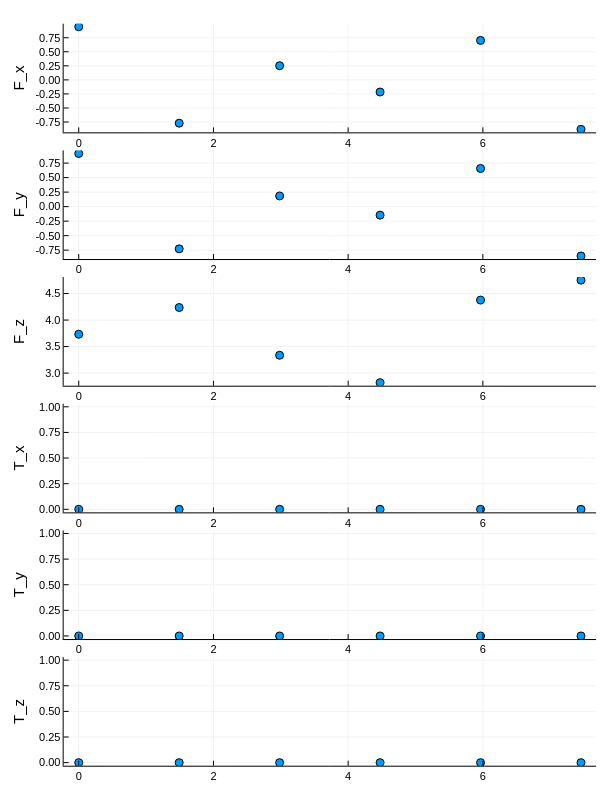

The notebook cell this image was saved under:
### Code cell
t = ptr.solution.t
const1 = ptr.constraint[1]

# Create a 10-row layout (only 8 used)
plt = plot(layout = (6, 1), size=(600, 800))  # figsize in pixels

input_name_list = ["F_x","F_y","F_z","T_x","T_y","T_z"]

for idx = 1:6
    # 1. Thrust
    plot!(plt[idx], t, ptr.solution.u[idx,:], seriestype=:scatter, label="", marker=:circle)
    # plot!(plt[idx], t, const1.Fmax .* ones(length(t)), linestyle=:dash, color=:red, label="")
    # plot!(plt[idx], t, const1.Fmin .* ones(length(t)), linestyle=:dash, color=:red, label="")
    ylabel!(plt[idx], input_name_list[idx])
end

display(plt)

### Figure 1 — Plotly figure (JSON) as saved in the notebook; plotly's stock layout.template omitted (floating-point values rounded to 4 significant figures)
{"data": [{"colorbar": {"len": 0.1429, "title": "", "x": 0.9934, "y": 0.9236}, "legendgroup": "", "marker": {"color": "rgba(0, 154, 250, 1.000)", "line": {"color": "rgba(0, 0, 0, 1.000)", "width": 1}, "size": 8, "symbol": "circle"}, "mode": "markers", "name": "", "showlegend": false, "type": "scatter", "x": [0, 1.491, 2.983, 4.474, 5.966, 7.457], "xaxis": "x1", "y": [0.9444, -0.7711, 0.2517, -0.2157, 0.7027, -0.8795], "yaxis": "y1"}, {"colorbar": {"len": 0.1429, "title": "", "x": 0.9934, "y": 0.7569}, "legendgroup": "", "marker": {"color": "rgba(0, 154, 250, 1.000)", "line": {"color": "rgba(0, 0, 0, 1.000)", "width": 1}, "size": 8, "symbol": "circle"}, "mode": "markers", "name": "", "showlegend": false, "type": "scatter", "x": [0, 1.491, 2.983, 4.474, 5.966, 7.457], "xaxis": "x2", "y": [0.9156, -0.7274, 0.184, -0.1466, 0.6572, -0.85], "yaxis": "y2"}, {"colorbar": {"len": 0.1429, "title": "", "x": 0.9934, "y": 0.5903}, "legendgroup": "", "marker": {"color": "rgba(0, 154, 250, 1.000)", "line": {"color": "rgba(0, 0, 0, 1.000)", "width": 1}, "size": 8, "symbol": "circle"}, "mode": "markers", "name": "", "showlegend": false, "type": "scatter", "x": [0, 1.491, 2.983, 4.474, 5.966, 7.457], "xaxis": "x3", "y": [3.733, 4.236, 3.337, 2.821, 4.377, 4.752], "yaxis": "y3"}, {"colorbar": {"len": 0.1429, "title": "", "x": 0.9934, "y": 0.4236}, "legendgroup": "", "marker": {"color": "rgba(0, 154, 250, 1.000)", "line": {"color": "rgba(0, 0, 0, 1.000)", "width": 1}, "size": 8, "symbol": "circle"}, "mode": "markers", "name": "", "showlegend": false, "type": "scatter", "x": [0, 1.491, 2.983, 4.474, 5.966, 7.457], "xaxis": "x4", "y": [0, 0, 0, 0, 0, 0], "yaxis": "y4"}, {"colorbar": {"len": 0.1429, "title": "", "x": 0.9934, "y": 0.2569}, "legendgroup": "", "marker": {"color": "rgba(0, 154, 250, 1.000)", "line": {"color": "rgba(0, 0, 0, 1.000)", "width": 1}, "size": 8, "symbol": "circle"}, "mode": "markers", "name": "", "showlegend": false, "type": "scatter", "x": [0, 1.491, 2.983, 4.474, 5.966, 7.457], "xaxis": "x5", "y": [0, 0, 0, 0, 0, 0], "yaxis": "y5"}, {"colorbar": {"len": 0.1429, "title": "", "x": 0.9934, "y": 0.09028}, "legendgroup": "", "marker": {"color": "rgba(0, 154, 250, 1.000)", "line": {"color": "rgba(0, 0, 0, 1.000)", "width": 1}, "size": 8, "symbol": "circle"}, "mode": "markers", "name": "", "showlegend": false, "type": "scatter", "x": [0, 1.491, 2.983, 4.474, 5.966, 7.457], "xaxis": "x6", "y": [0, 0, 0, 0, 0, 0], "yaxis": "y6"}], "layout": {"annotations": [], "height": 800, "legend": {"bgcolor": "rgba(255, 255, 255, 1.000)", "bordercolor": "rgba(0, 0, 0, 1.000)", "borderwidth": 1, "font": {"color": "rgba(0, 0, 0, 1.000)", "family": "sans-serif", "size": 11}, "title": {"font": {"color": "rgba(0, 0, 0, 1.000)", "family": "sans-serif", "size": 15}, "text": ""}, "tracegroupgap": 0, "traceorder": "normal", "x": 1, "xanchor": "auto", "y": 1, "yanchor": "auto"}, "margin": {"b": 20, "l": 0, "r": 0, "t": 20}, "paper_bgcolor": "rgba(255, 255, 255, 1.000)", "plot_bgcolor": "rgba(255, 255, 255, 1.000)", "showlegend": true, "width": 600, "xaxis1": {"anchor": "y1", "domain": [0.1061, 0.9934], "gridcolor": "rgba(0, 0, 0, 0.100)", "gridwidth": 0.5, "linecolor": "rgba(0, 0, 0, 1.000)", "mirror": false, "range": [-0.2237, 7.681], "showgrid": true, "showline": true, "showticklabels": true, "tickangle": 0, "tickcolor": "rgb(0, 0, 0)", "tickfont": {"color": "rgba(0, 0, 0, 1.000)", "family": "sans-serif", "size": 11}, "tickmode": "array", "ticks": "inside", "ticktext": ["0", "2", "4", "6"], "tickvals": [0, 2, 4, 6], "title": "", "titlefont": {"color": "rgba(0, 0, 0, 1.000)", "family": "sans-serif", "size": 15}, "type": "-", "visible": true, "zeroline": false, "zerolinecolor": "rgba(0, 0, 0, 1.000)"}, "xaxis2": {"anchor": "y2", "domain": [0.1061, 0.9934], "gridcolor": "rgba(0, 0, 0, 0.100)", "gridwidth": 0.5, "linecolor": "rgba(0, 0, 0, 1.000)", "mirror": false, "range": [-0.2237, 7.681], "showgrid": true, "showline": true, "showticklabels": true, "tickangle": 0, "tickcolor": "rgb(0, 0, 0)", "tickfont": {"color": "rgba(0, 0, 0, 1.000)", "family": "sans-serif", "size": 11}, "tickmode": "array", "ticks": "inside", "ticktext": ["0", "2", "4", "6"], "tickvals": [0, 2, 4, 6], "title": "", "titlefont": {"color": "rgba(0, 0, 0, 1.000)", "family": "sans-serif", "size": 15}, "type": "-", "visible": true, "zeroline": false, "zerolinecolor": "rgba(0, 0, 0, 1.000)"}, "xaxis3": {"anchor": "y3", "domain": [0.1061, 0.9934], "gridcolor": "rgba(0, 0, 0, 0.100)", "gridwidth": 0.5, "linecolor": "rgba(0, 0, 0, 1.000)", "mirror": false, "range": [-0.2237, 7.681], "showgrid": true, "showline": true, "showticklabels": true, "tickangle": 0, "tickcolor": "rgb(0, 0, 0)", "tickfont": {"color": "rgba(0, 0, 0, 1.000)", "family": "sans-serif", "size": 11}, "tickmode": "array", "ticks": "inside", "ticktext": ["0", "2", "4", "6"], "tickvals": [0, 2, 4, 6], "title": "", "titlefont": {"color": "rgba(0, 0, 0, 1.000)", "family": "sans-serif", "size": 15}, "type": "-", "visible": true, "zeroline": false, "zerolinecolor": "rgba(0, 0, 0, 1.000)"}, "xaxis4": {"anchor": "y4", "domain": [0.1061, 0.9934], "gridcolor": "rgba(0, 0, 0, 0.100)", "gridwidth": 0.5, "linecolor": "rgba(0, 0, 0, 1.000)", "mirror": false, "range": [-0.2237, 7.681], "showgrid": true, "showline": true, "showticklabels": true, "tickangle": 0, "tickcolor": "rgb(0, 0, 0)", "tickfont": {"color": "rgba(0, 0, 0, 1.000)", "family": "sans-serif", "size": 11}, "tickmode": "array", "ticks": "inside", "ticktext": ["0", "2", "4", "6"], "tickvals": [0, 2, 4, 6], "title": "", "titlefont": {"color": "rgba(0, 0, 0, 1.000)", "family": "sans-serif", "size": 15}, "type": "-", "visible": true, "zeroline": false, "zerolinecolor": "rgba(0, 0, 0, 1.000)"}, "xaxis5": {"anchor": "y5", "domain": [0.1061, 0.9934], "gridcolor": "rgba(0, 0, 0, 0.100)", "gridwidth": 0.5, "linecolor": "rgba(0, 0, 0, 1.000)", "mirror": false, "range": [-0.2237, 7.681], "showgrid": true, "showline": true, "showticklabels": true, "tickangle": 0, "tickcolor": "rgb(0, 0, 0)", "tickfont": {"color": "rgba(0, 0, 0, 1.000)", "family": "sans-serif", "size": 11}, "tickmode": "array", "ticks": "inside", "ticktext": ["0", "2", "4", "6"], "tickvals": [0, 2, 4, 6], "title": "", "titlefont": {"color": "rgba(0, 0, 0, 1.000)", "family": "sans-serif", "size": 15}, "type": "-", "visible": true, "zeroline": false, "zerolinecolor": "rgba(0, 0, 0, 1.000)"}, "xaxis6": {"anchor": "y6", "domain": [0.1061, 0.9934], "gridcolor": "rgba(0, 0, 0, 0.100)", "gridwidth": 0.5, "linecolor": "rgba(0, 0, 0, 1.000)", "mirror": false, "range": [-0.2237, 7.681], "showgrid": true, "showline": true, "showticklabels": true, "tickangle": 0, "tickcolor": "rgb(0, 0, 0)", "tickfont": {"color": "rgba(0, 0, 0, 1.000)", "family": "sans-serif", "size": 11}, "tickmode": "array", "ticks": "inside", "ticktext": ["0", "2", "4", "6"], "tickvals": [0, 2, 4, 6], "title": "", "titlefont": {"color": "rgba(0, 0, 0, 1.000)", "family": "sans-serif", "size": 15}, "type": "-", "visible": true, "zeroline": false, "zerolinecolor": "rgba(0, 0, 0, 1.000)"}, "yaxis1": {"anchor": "x1", "domain": [0.8521, 0.9951], "gridcolor": "rgba(0, 0, 0, 0.100)", "gridwidth": 0.5, "linecolor": "rgba(0, 0, 0, 1.000)", "mirror": false, "range": [-0.9342, 0.9991], "showgrid": true, "showline": true, "showticklabels": true, "tickangle": 0, "tickcolor": "rgb(0, 0, 0)", "tickfont": {"color": "rgba(0, 0, 0, 1.000)", "family": "sans-serif", "size": 11}, "tickmode": "array", "ticks": "inside", "ticktext": ["-0.75", "-0.50", "-0.25", "0.00", "0.25", "0.50", "0.75"], "tickvals": [-0.75, -0.5, -0.25, 0, 0.25, 0.5, 0.75], "title": "F_x", "titlefont": {"color": "rgba(0, 0, 0, 1.000)", "family": "sans-serif", "size": 15}, "type": "-", "visible": true, "zeroline": false, "zerolinecolor": "rgba(0, 0, 0, 1.000)"}, "yaxis2": {"anchor": "x2", "domain": [0.6855, 0.8284], "gridcolor": "rgba(0, 0, 0, 0.100)", "gridwidth": 0.5, "linecolor": "rgba(0, 0, 0, 1.000)", "mirror": false, "range": [-0.9029, 0.9686], "showgrid": true, "showline": true, "showticklabels": true, "tickangle": 0, "tickcolor": "rgb(0, 0, 0)", "tickfont": {"color": "rgba(0, 0, 0, 1.000)", "family": "sans-serif", "size": 11}, "tickmode": "array", "ticks": "inside", "ticktext": ["-0.75", "-0.50", "-0.25", "0.00", "0.25", "0.50", "0.75"], "tickvals": [-0.75, -0.5, -0.25, 0, 0.25, 0.5, 0.75], "title": "F_y", "titlefont": {"color": "rgba(0, 0, 0, 1.000)", "family": "sans-serif", "size": 15}, "type": "-", "visible": true, "zeroline": false, "zerolinecolor": "rgba(0, 0, 0, 1.000)"}, "yaxis3": {"anchor": "x3", "domain": [0.5188, 0.6617], "gridcolor": "rgba(0, 0, 0, 0.100)", "gridwidth": 0.5, "linecolor": "rgba(0, 0, 0, 1.000)", "mirror": false, "range": [2.763, 4.81], "showgrid": true, "showline": true, "showticklabels": true, "tickangle": 0, "tickcolor": "rgb(0, 0, 0)", "tickfont": {"color": "rgba(0, 0, 0, 1.000)", "family": "sans-serif", "size": 11}, "tickmode": "array", "ticks": "inside", "ticktext": ["3.0", "3.5", "4.0", "4.5"], "tickvals": [3, 3.5, 4, 4.5], "title": "F_z", "titlefont": {"color": "rgba(0, 0, 0, 1.000)", "family": "sans-serif", "size": 15}, "type": "-", "visible": true, "zeroline": false, "zerolinecolor": "rgba(0, 0, 0, 1.000)"}, "yaxis4": {"anchor": "x4", "domain": [0.3521, 0.4951], "gridcolor": "rgba(0, 0, 0, 0.100)", "gridwidth": 0.5, "linecolor": "rgba(0, 0, 0, 1.000)", "mirror": false, "range": [-0.03, 1.03], "showgrid": true, "showline": true, "showticklabels": true, "tickangle": 0, "tickcolor": "rgb(0, 0, 0)", "tickfont": {"color": "rgba(0, 0, 0, 1.000)", "family": "sans-serif", "size": 11}, "tickmode": "array", "ticks": "inside", "ticktext": ["0.00", "0.25", "0.50", "0.75", "1.00"], "tickvals": [0, 0.25, 0.5, 0.75, 1], "title": "T_x", "titlefont": {"color": "rgba(0, 0, 0, 1.000)", "family": "sans-serif", "size": 15}, "type": "-", "visible": true, "zeroline": false, "zerolinecolor": "rgba(0, 0, 0, 1.000)"}, "yaxis5": {"anchor": "x5", "domain": [0.1855, 0.3284], "gridcolor": "rgba(0, 0, 0, 0.100)", "gridwidth": 0.5, "linecolor": "rgba(0, 0, 0, 1.000)", "mirror": false, "range": [-0.03, 1.03], "showgrid": true, "showline": true, "showticklabels": true, "tickangle": 0, "tickcolor": "rgb(0, 0, 0)", "tickfont": {"color": "rgba(0, 0, 0, 1.000)", "family": "sans-serif", "size": 11}, "tickmode": "array", "ticks": "inside", "ticktext": ["0.00", "0.25", "0.50", "0.75", "1.00"], "tickvals": [0, 0.25, 0.5, 0.75, 1], "title": "T_y", "titlefont": {"color": "rgba(0, 0, 0, 1.000)", "family": "sans-serif", "size": 15}, "type": "-", "visible": true, "zeroline": false, "zerolinecolor": "rgba(0, 0, 0, 1.000)"}, "yaxis6": {"anchor": "x6", "domain": [0.01881, 0.1617], "gridcolor": "rgba(0, 0, 0, 0.100)", "gridwidth": 0.5, "linecolor": "rgba(0, 0, 0, 1.000)", "mirror": false, "range": [-0.03, 1.03], "showgrid": true, "showline": true, "showticklabels": true, "tickangle": 0, "tickcolor": "rgb(0, 0, 0)", "tickfont": {"color": "rgba(0, 0, 0, 1.000)", "family": "sans-serif", "size": 11}, "tickmode": "array", "ticks": "inside", "ticktext": ["0.00", "0.25", "0.50", "0.75", "1.00"], "tickvals": [0, 0.25, 0.5, 0.75, 1], "title": "T_z", "titlefont": {"color": "rgba(0, 0, 0, 1.000)", "family": "sans-serif", "size": 15}, "type": "-", "visible": true, "zeroline": false, "zerolinecolor": "rgba(0, 0, 0, 1.000)"}}}
